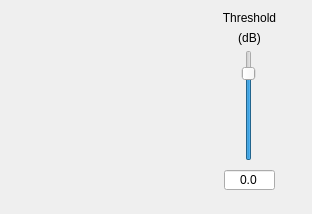
<?xml version="1.0" encoding="UTF-8"?>
<ui version="4.0">
 <class>amp_dynLimitWidget</class>
 <widget class="QWidget" name="amp_dynLimitWidget">
  <property name="geometry">
   <rect>
    <x>0</x>
    <y>0</y>
    <width>312</width>
    <height>214</height>
   </rect>
  </property>
  <property name="windowTitle">
   <string>Form</string>
  </property>
  <widget class="Con_Dyn_Module" name="widget" native="true">
   <property name="geometry">
    <rect>
     <x>10</x>
     <y>10</y>
     <width>178</width>
     <height>172</height>
    </rect>
   </property>
  </widget>
  <widget class="QLabel" name="label_2">
   <property name="geometry">
    <rect>
     <x>207</x>
     <y>30</y>
     <width>85</width>
     <height>16</height>
    </rect>
   </property>
   <property name="text">
    <string>(dB)</string>
   </property>
   <property name="alignment">
    <set>Qt::AlignCenter</set>
   </property>
  </widget>
  <widget class="QSlider" name="slider_Threshold">
   <property name="geometry">
    <rect>
     <x>239</x>
     <y>50</y>
     <width>20</width>
     <height>111</height>
    </rect>
   </property>
   <property name="minimum">
    <number>-600</number>
   </property>
   <property name="maximum">
    <number>120</number>
   </property>
   <property name="singleStep">
    <number>10</number>
   </property>
   <property name="tracking">
    <bool>true</bool>
   </property>
   <property name="orientation">
    <enum>Qt::Vertical</enum>
   </property>
  </widget>
  <widget class="QLineEdit" name="lineEdit_Threshold">
   <property name="geometry">
    <rect>
     <x>224</x>
     <y>170</y>
     <width>51</width>
     <height>20</height>
    </rect>
   </property>
   <property name="text">
    <string>0.0</string>
   </property>
   <property name="maxLength">
    <number>10</number>
   </property>
   <property name="alignment">
    <set>Qt::AlignCenter</set>
   </property>
  </widget>
  <widget class="QLabel" name="label">
   <property name="geometry">
    <rect>
     <x>207</x>
     <y>10</y>
     <width>85</width>
     <height>16</height>
    </rect>
   </property>
   <property name="text">
    <string>Threshold</string>
   </property>
   <property name="alignment">
    <set>Qt::AlignCenter</set>
   </property>
  </widget>
 </widget>
 <customwidgets>
  <customwidget>
   <class>Con_Dyn_Module</class>
   <extends>QWidget</extends>
   <header>customWidget/con_dyn_module.h</header>
   <container>1</container>
  </customwidget>
 </customwidgets>
 <resources/>
 <connections/>
</ui>
